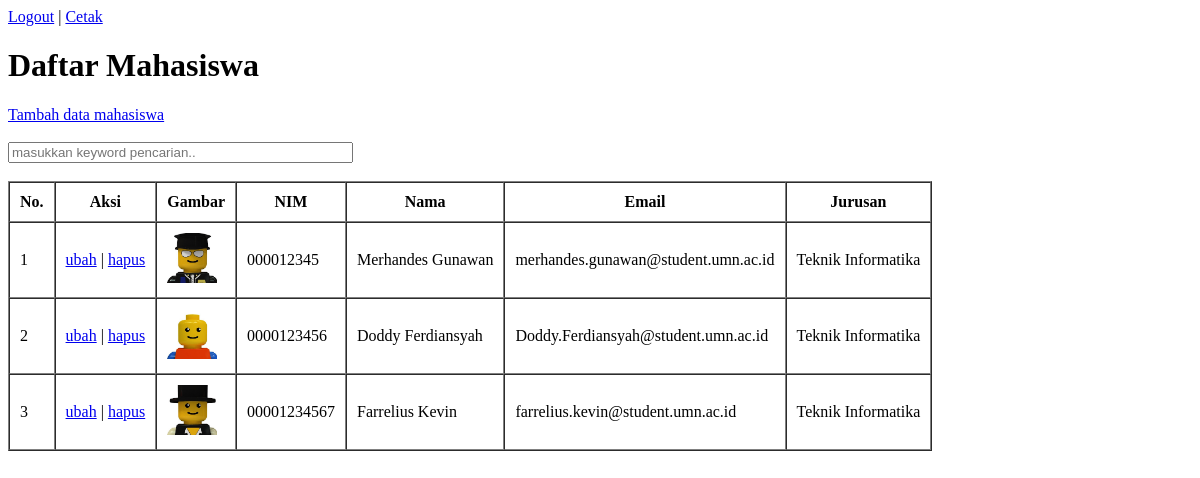
The app's page /pertemuan21/index.php (signed in) with its own data.
### tables this page shows
CREATE TABLE `mahasiswa` (
  `id` int(11) NOT NULL,
  `nama` varchar(100) DEFAULT NULL,
  `nrp` varchar(100) DEFAULT NULL,
  `email` varchar(100) DEFAULT NULL,
  `jurusan` varchar(100) DEFAULT NULL,
  `gambar` varchar(100) DEFAULT NULL
);

### pertemuan21/functions.php (called while the page is built, shortened)
<?php
$conn = mysqli_connect("localhost", "root", "", "phpdasar");
function query($query)
{
    global $conn;
    $result = mysqli_query($conn, $query);
    $rows = [];
    while ($row = mysqli_fetch_assoc($result)) {
        $rows[] = $row;
    }
    return $rows;
}

### pertemuan21/index.php (the view, shortened to what this page needs)
<?php
$mahasiswa = query("SELECT * FROM mahasiswa");
?>
<!DOCTYPE html>
<html lang="en">
<head>
</head>
<body>
    <a href="logout.php" class="logout">Logout</a> | <a href="cetak.php" target="_blank">Cetak</a>
    <h1>Daftar Mahasiswa</h1>
    <a href="tambah.php" class="tambah">Tambah data mahasiswa</a>
    <br /><br />
    <form action="
    " method="post" class="form-cari">
        <input type="text" name="keyword" size="40" autofocus placeholder="masukkan keyword pencarian.." autocomplete="off" id="keyword">
    </form>
    <br />
    <div id="container">
        <table border="1" cellpadding="10" cellspacing="0">
            <tr>
                <th>No.</th>
                <th class="aksi">Aksi</th>
                <th>Gambar</th>
                <th>NIM</th>
                <th>Nama</th>
                <th>Email</th>
                <th>Jurusan</th>
            </tr>
            <?php $i = 1; ?>
            <?php foreach ($mahasiswa as $row) : ?>
                <tr>
                    <td><?= $i; ?></td>
                    <td class="aksi">
                        <a href="ubah.php?id=<?= $row["id"]; ?>">ubah</a> |
                        <a href="hapus.php?id=<?= $row["id"]; ?>" onclick="return confirm ('yakin?');">hapus</a>
                    </td>
                    <td><img width="50" src="img/<?= $row["gambar"]; ?>"></td>
                    <td><?= $row["nrp"]; ?></td>
                    <td><?= $row["nama"]; ?></td>
                    <td><?= $row["email"]; ?></td>
                    <td><?= $row["jurusan"]; ?></td>
                </tr>
                <?php $i++; ?>
            <?php endforeach; ?>
        </table>
    </div>
</body>
</html>

### records on screen
mahasiswa: gambar (picture), nrp "000012345", nama "Merhandes Gunawan", email "merhandes.gunawan@student.umn.ac.id", jurusan "Teknik Informatika"
mahasiswa: gambar (picture), nrp "0000123456", nama "Doddy Ferdiansyah", email "Doddy.Ferdiansyah@student.umn.ac.id", jurusan "Teknik Informatika"
mahasiswa: gambar (picture), nrp "00001234567", nama "Farrelius Kevin", email "farrelius.kevin@student.umn.ac.id", jurusan "Teknik Informatika"
